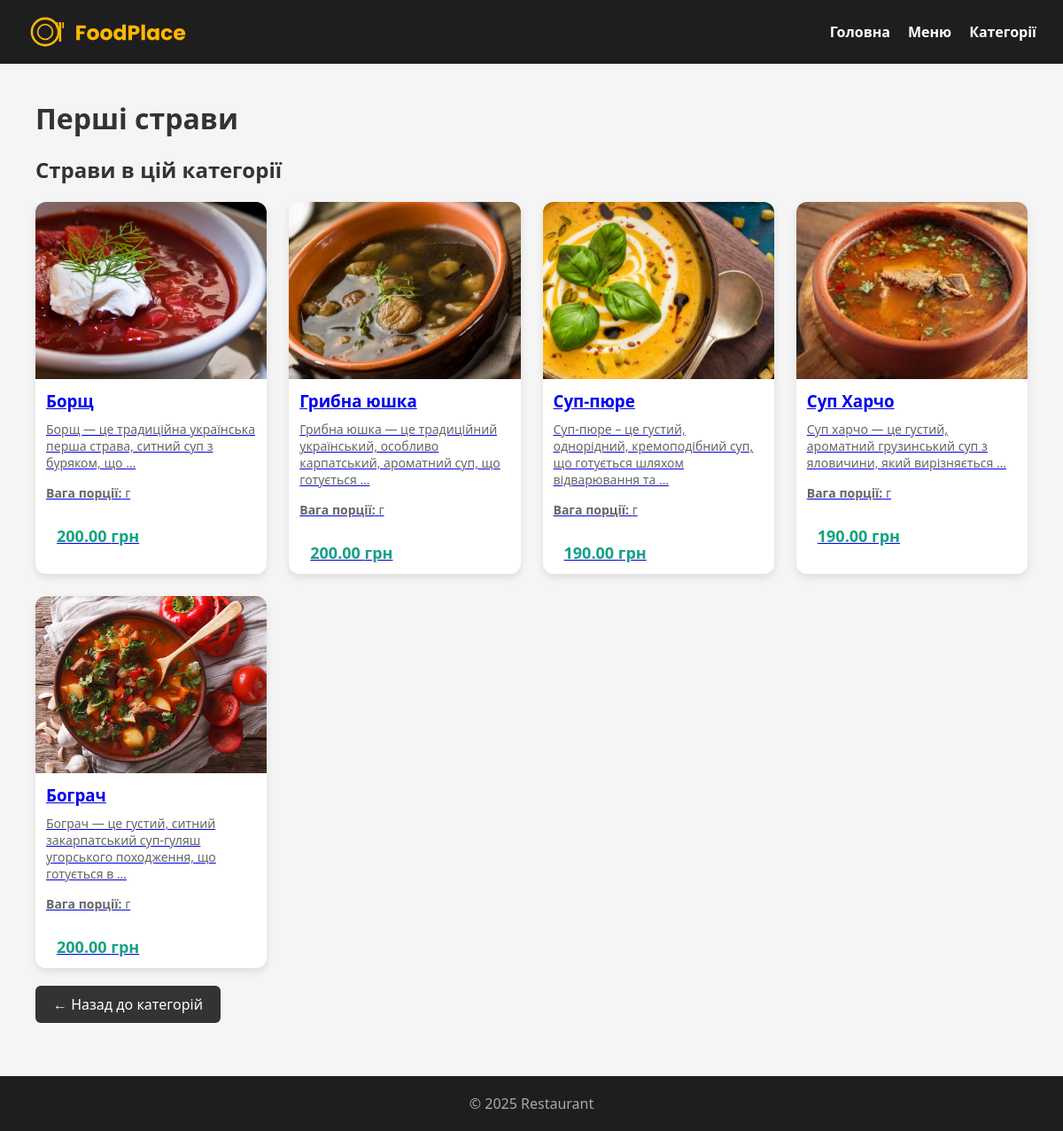
Screenshot of /categories/2/ with the database file from the repository.
### menu/models.py (models this page shows, shortened)
class Category(models.Model):
    name = models.CharField(max_length=100)

class Dish(models.Model):
    UNIT_CHOICES = [
        ('g', 'г'),
        ('ml', 'мл'),
    ]
    category = models.ForeignKey(
        Category,
        on_delete=models.CASCADE,
        related_name='dishes'
    )
    name = models.CharField(max_length=150)
    description = models.TextField(blank=True)
    price = models.DecimalField(max_digits=6, decimal_places=2)
    image = models.ImageField(upload_to='dishes/', blank=True)
    portion_size = models.PositiveIntegerField(
        verbose_name="Вага / обʼєм порції"
    )
    unit = models.CharField(
        max_length=2,
        choices=UNIT_CHOICES,
        default='g',
        verbose_name="Одиниця виміру"
    )

### menu/views.py (the view)
# urls.py: path('categories/<int:pk>/', views.category_detail, name='category_detail'),
def category_detail(request, pk):
    category = get_object_or_404(Category, pk=pk)
    dishes = Dish.objects.filter(category=category)
    return render(request, 'menu/category_detail.html', {
        'category': category,
        'dishes': dishes
    })

### menu/templates/menu/category_detail.html (shortened to what this page needs)
{% extends 'menu/base.html' %}
{% block content %}
<div class="container">
    <h1>{{ category.name }}</h1>
    <h2>Страви в цій категорії</h2>
    {% if dishes %}
        <div class="menu-grid">
            {% for dish in dishes %}
                <a href="{% url 'menu:dish_detail' dish.pk %}" class="card-link">
                    <div class="card">
                        {% if dish.image %}
                            <img src="{{ dish.image.url }}" alt="{{ dish.name }}">
                        {% endif %}
                        <h3>{{ dish.name }}</h3>
                        <p>{{ dish.description|truncatewords:12 }}</p>
                        <p><strong>Вага порції:</strong> {{ dish.weight }} г</p>
                        <div class="price">{{ dish.price }} грн</div>
                    </div>
                </a>
            {% endfor %}
        </div>
    {% else %}
        <p>У цій категорії поки немає страв.</p>
    {% endif %}
    <a href="{% url 'menu:categories_list' %}" class="btn-back">← Назад до категорій</a>
</div>
{% endblock %}

### menu/templates/menu/base.html (shortened to what this page needs)
{% load static %}
<!DOCTYPE html>
<html lang="uk">
<head>
    <link rel="stylesheet" href="{% static 'style.css' %}">
</head>
<body>
<header>
    <nav class="navbar">
        <a href="{% url 'menu:home' %}" class="logo">
            <img src="{% static 'logo.svg' %}" alt="FoodPlace">
        </a>
        <div class="nav-links">
            <a href="{% url 'menu:home' %}">Головна</a>
            <a href="{% url 'menu:menu_index' %}">Меню</a>
            <a href="{% url 'menu:categories_list' %}">Категорії</a>
        </div>
    </nav>
</header>
<div class="container">
    {% block content %}{% endblock %}
</div>
<footer>
    © 2025 Restaurant
</footer>
</body>
</html>

### static/style.css (style rules this page uses)
* { margin: 0; padding: 0; box-sizing: border-box; font-family: 'Segoe UI', sans-serif; }
body { background: #f5f5f5; color: #333; }
header { background: #1e1e1e; padding: 15px 30px; }
header nav { display: flex; gap: 20px; }
header nav a { color: #fff; text-decoration: none; font-weight: 600; }
.container { max-width: 1200px; margin: 40px auto; padding: 0 20px; }
h1, h2 { margin-bottom: 20px; }
.menu-grid { display: grid; grid-template-columns: repeat(auto-fill, minmax(260px, 1fr)); gap: 25px; }
.card { background: #fff; border-radius: 12px; overflow: hidden; box-shadow: 0 4px 10px rgba(0,0,0,0.1); display: flex; flex-direction: column; height: 100%; }
.card h3 { margin-bottom: 10px; }
.card p { font-size: 14px; color: #666; margin-bottom: 15px; }
.price { font-size: 18px; font-weight: bold; color: #16a085; display: flex; gap: 8px; }
footer { text-align: center; padding: 20px; background: #1e1e1e; color: #aaa; margin-top: 60px; }
.card img { width: 100%; height: 200px; object-fit: cover; display: block; }
.card h3, .card p, .card .price { padding: 0 12px; }
.card h3 { margin-top: 12px; }
.card .price { margin: 12px; font-weight: bold; color: #16a085; }
.btn-back { display: inline-block; margin-top: 20px; text-decoration: none; color: white; background: #333; padding: 10px 20px; border-radius: 6px; }
.navbar { display: flex; align-items: center; justify-content: space-between; }
.logo img { height: 42px; display: block; }
.nav-links { display: flex; gap: 20px; }
.menu-grid .card { opacity: 0; animation: fadeUp 0.6s ease forwards; }
.menu-grid .card:nth-child(1) { animation-delay: 0.1s; }

### rows the page displays
Category: name "Перші страви"
Dish: image (picture), name "Борщ", description "Борщ — це традиційна українська перша страва, ситний суп з буряком, що …", price "200.00"
Dish: image (picture), name "Грибна юшка", description "Грибна юшка — це традиційний український, особливо карпатський, ароматний суп, що готується …", price "200.00"
Dish: image (picture), name "Суп-пюре", description "Суп-пюре – це густий, однорідний, кремоподібний суп, що готується шляхом відварювання та …", price "190.00"
Dish: image (picture), name "Суп Харчо", description "Суп харчо — це густий, ароматний грузинський суп з яловичини, який вирізняється …", price "190.00"
Dish: image (picture), name "Бограч", description "Бограч — це густий, ситний закарпатський суп-гуляш угорського походження, що готується в …", price "200.00"
